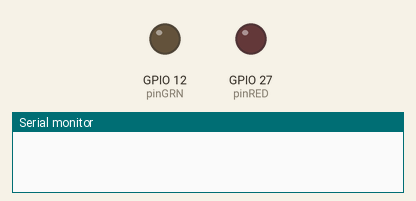
Bench run of a sketch on a simulated ESP32. Shown: output pins drawn as LEDs (lit = HIGH), the last lines printed to the serial monitor. WiFi joins after 1.5 s; servers stay silent unless stated.

Above: at 0.1 s.
At 3.1 s:
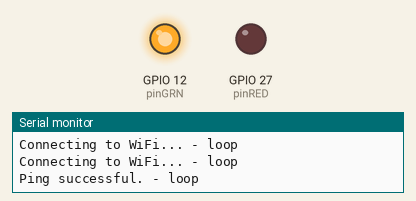
Timing chart, 0 to 4.6 s (numbered marks = the images above):
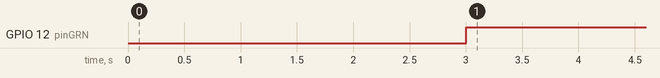

The sketch:

esp32_ping_ip.ino
```cpp
#include <WiFi.h>

#include <ESP32Ping.h> /*including the ping library*/

const char* ssid = "warbrito"; /*Define network SSID*/

const char* password = "gb240820"; /*Define Network Password*/

int pinGRN = 12;
int pinRED = 27;

void setup() {

  Serial.begin(115200); /*Baud rate for serial communication*/
  pinMode(pinGRN, OUTPUT);
  pinMode(pinRED, OUTPUT);

  // WiFi.begin(ssid, password); /*Begin WiFi connection*/

  // while (WiFi.status() != WL_CONNECTED) {

  //   delay(500);

  //   Serial.println("Connecting to WiFi...");
  // }

  // bool success = Ping.ping("192.168.15.10", 3); /*ping ESP32 using google*/

  // if (!success) {

  //   Serial.println("Ping failed");

  //   return;
  // }

  // Serial.println("Ping successful.");
}

void loop() {


  WiFi.begin(ssid, password); /*Begin WiFi connection*/

  while (WiFi.status() != WL_CONNECTED) {

    delay(1000);

    Serial.println("Connecting to WiFi... - loop");
  }

  while (WiFi.status() == WL_CONNECTED) {

    bool success = Ping.ping("192.168.15.10", 3);       // homeassistant.local:8123       Ping.ping("192.168.15.10", 3);

    if (!success) {
      Serial.println("Ping failed - loop");
      digitalWrite(pinGRN,LOW);
      digitalWrite(pinRED,HIGH);
      delay(1000);
      digitalWrite(pinRED,LOW);
      delay(1000);
      digitalWrite(pinRED,HIGH);
      delay(1000);
      digitalWrite(pinRED,LOW);
      delay(1000);
    } else {
      Serial.println("Ping successful. - loop");
      digitalWrite(pinGRN,HIGH);
      digitalWrite(pinRED,LOW);
      delay(5000);
    }

  }

}
```

Measured:
- by itself, GPIO 12 (pinGRN): LOW → HIGH at 3.0 s
